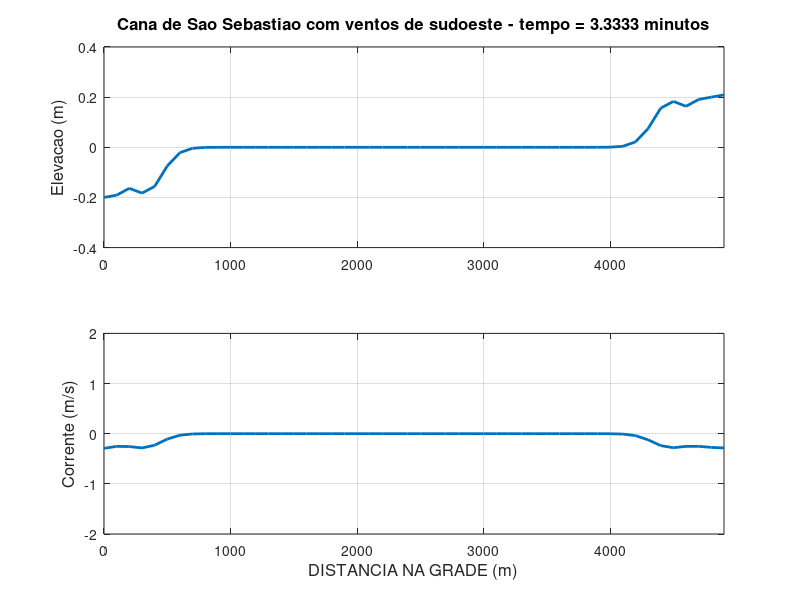
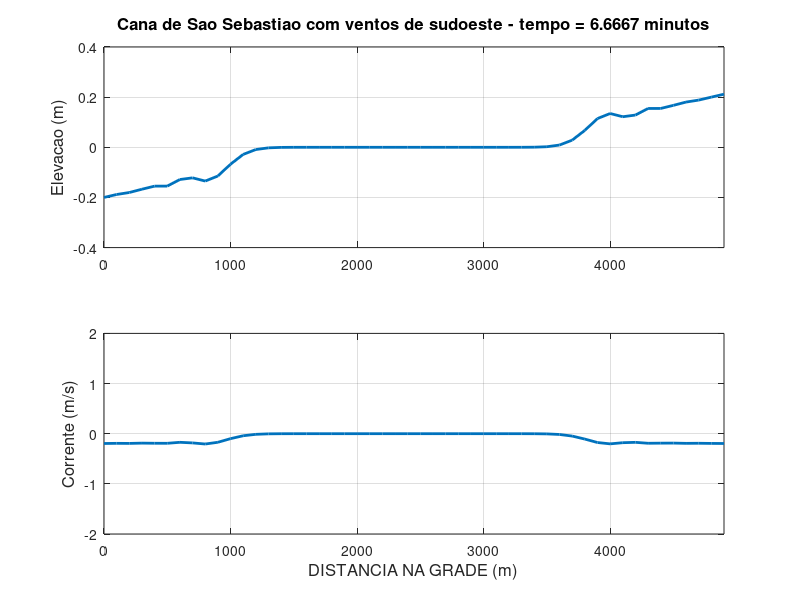
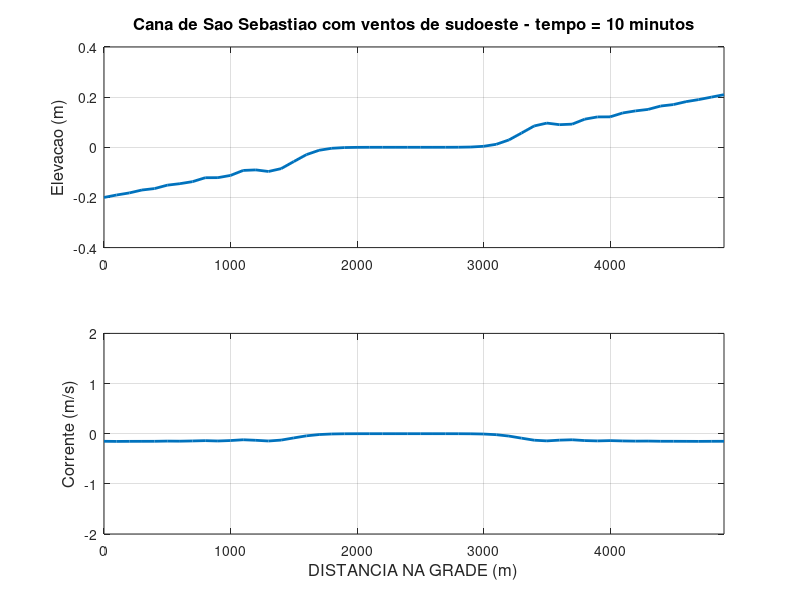
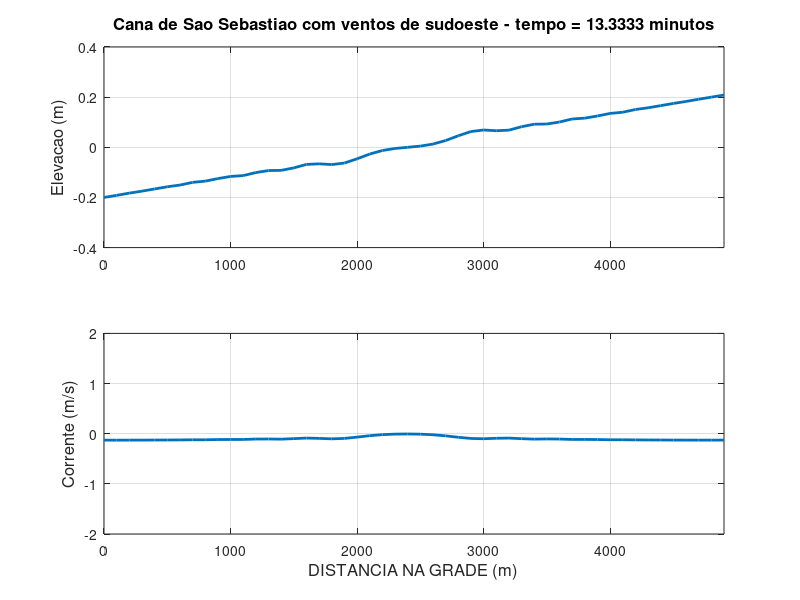

MATLAB code to generate these figures, in order:
% SOLUCAO DO SISTEMA DE EQUACOES HIDRODINAMICAS 1D LINEAR
% COM ESQUEMA DE SEGUNDA ORDEM NO TEMPO.
% CONDICAO DE CONTORNO: ELEVACAO DE -0.2M NO PONTO INICIAL(SUL) E DE 0.2 NO FINAL(NORTE) DA GRADE
% EFEITOS DE DIFUSAO E DECAIMENTO

% CONFIGURACAO DA GRADE
% U E U E U E U E U E U E U E U E U E U E
% - + - + - + - + - + - + - + - + - + - +
% (1) (2) ... j-2 j-1 (j) j+1 j+2 ... (jmax)
clear all; close all; clc

% Parametros do Modelo e da grade
jmax          = 50;               % numero de pontos da grade
nmax          = 400;              % numero de passos de tempo
dx            = 100;              % espacamento de grade
dt            = 5;                % passo de tempo
H             = 3;                % profundidade media
amp           = 0.2;              % amplitude da elevacao
per           = 120;              % periodo da elevacao
freqplot      = 40;               % frequencia de plotagem
D             = 0.002;             % coeficiente de difusao
fric          = 0.004;            % coeficiente de decaimento
g             = 9.8;
omega         = 2*pi/per;
xgrid         = ((1:jmax)-1)*dx;

% Criacao das matrizes dos dados
eant          = zeros(jmax,1);
eatu          = zeros(jmax,1);
eren          = zeros(jmax,1);
vant          = zeros(jmax,1);
vatu          = zeros(jmax,1);
vren          = zeros(jmax,1);

% Calculo dos coeficientes das equacoes discretizadas
qu            = g*(dt/dx);
qe            = dt*H/dx;
qd            = 2*D*dt/(dx*dx);
qr            = fric*2*dt;
amp2          = 2*amp;
cor2          = 2;

% CONDICOES INICIAIS
eant(1)       = amp*sin(omega*dt);
eatu(1)       = amp*sin(omega*dt*2);

% LOOP NO TEMPO
kplot=1;

for n=2:nmax
     tempo=n*dt;
     kplot=kplot+1;

     % calculo de v e eta renovados
     vren(2:jmax-1) = vant(2:jmax-1) - qu*(eatu(2:jmax-1)-eatu(1:jmax-2))...
      + qd*(vant(3:jmax) - 2*vant(2:jmax-1) + vant(1:jmax-2)) - qr*(vant(2:jmax-1));

     eren(2:jmax-1) = eant(2:jmax-1) - qe*(vatu(3:jmax) - vatu(2:jmax-1));

     % definicao das condicoes de contorno para cada variavel
     eren(1) = -amp;
     eren(jmax-1) = amp;
     eren(jmax) = 2*eren(jmax-1) - eren(jmax-2);

     vren(1) = 2*vren(2)-vren(3);
     vren(jmax) = 2*vren(jmax-1)-vren(jmax-2);

     % plotagem dos resultados

     if(kplot==freqplot)
        kplot = 0;

        vplot=vren;
        vplot(2:jmax-1) = (vplot(3:jmax) + vplot(2:jmax-1))/2;

        subplot(2,1,1)
        plot(xgrid,eren,'LineWidth',2)
        axis([xgrid(1) xgrid(jmax) -amp2 amp2]);
        grid on
        title(['Cana de Sao Sebastiao com ventos de sudoeste - tempo = ',...
            num2str(tempo/60),' minutos'],'fontsize',12)
        ylabel('Elevacao (m)','fontsize',12)
        subplot(2,1,2)
        plot(xgrid,vplot,'LineWidth',2)
        axis([xgrid(1) xgrid(jmax) -cor2 cor2]);
        grid on
        xlabel('DISTANCIA NA GRADE (m)','fontsize',12)
        ylabel('Corrente (m/s)','fontsize',12)
        out = ['../outputs/ex02/ssb_circ_',num2str(tempo)];
        grafico=['print -djpeg ', out];
        eval(grafico);

     end

     % evolucao no tempo das variaveis
     eant   = eatu;
     eatu   = eren;
     vant   = vatu;
     vatu   = vren;

end
